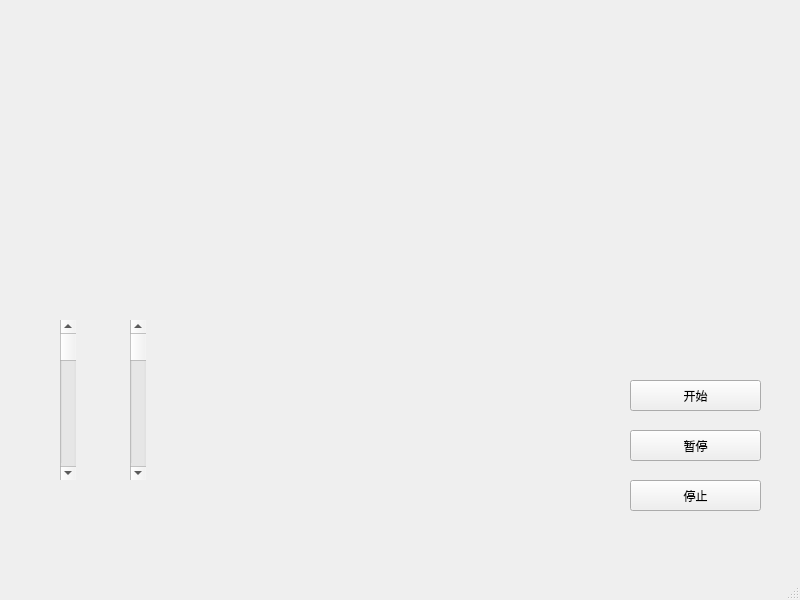
<?xml version="1.0" encoding="UTF-8"?>
<ui version="4.0">
 <class>MainWindow</class>
 <widget class="QMainWindow" name="MainWindow">
  <property name="geometry">
   <rect>
    <x>0</x>
    <y>0</y>
    <width>800</width>
    <height>600</height>
   </rect>
  </property>
  <property name="windowTitle">
   <string>MainWindow</string>
  </property>
  <widget class="QWidget" name="centralwidget">
   <widget class="QWidget" name="widget" native="true">
    <property name="geometry">
     <rect>
      <x>620</x>
      <y>370</y>
      <width>151</width>
      <height>151</height>
     </rect>
    </property>
    <widget class="QPushButton" name="pushButton_start">
     <property name="geometry">
      <rect>
       <x>10</x>
       <y>10</y>
       <width>131</width>
       <height>31</height>
      </rect>
     </property>
     <property name="text">
      <string>开始</string>
     </property>
    </widget>
    <widget class="QPushButton" name="pushButton_exit">
     <property name="geometry">
      <rect>
       <x>10</x>
       <y>110</y>
       <width>131</width>
       <height>31</height>
      </rect>
     </property>
     <property name="text">
      <string>停止</string>
     </property>
    </widget>
    <widget class="QPushButton" name="pushButton_suspend">
     <property name="geometry">
      <rect>
       <x>10</x>
       <y>60</y>
       <width>131</width>
       <height>31</height>
      </rect>
     </property>
     <property name="text">
      <string>暂停</string>
     </property>
    </widget>
   </widget>
   <widget class="QWidget" name="widget_2" native="true">
    <property name="geometry">
     <rect>
      <x>630</x>
      <y>30</y>
      <width>151</width>
      <height>121</height>
     </rect>
    </property>
   </widget>
   <widget class="QScrollBar" name="verticalScrollBar">
    <property name="geometry">
     <rect>
      <x>60</x>
      <y>320</y>
      <width>16</width>
      <height>160</height>
     </rect>
    </property>
    <property name="orientation">
     <enum>Qt::Vertical</enum>
    </property>
   </widget>
   <widget class="QScrollBar" name="verticalScrollBar_2">
    <property name="geometry">
     <rect>
      <x>130</x>
      <y>320</y>
      <width>16</width>
      <height>160</height>
     </rect>
    </property>
    <property name="orientation">
     <enum>Qt::Vertical</enum>
    </property>
   </widget>
  </widget>
  <widget class="QMenuBar" name="menubar">
   <property name="geometry">
    <rect>
     <x>0</x>
     <y>0</y>
     <width>800</width>
     <height>21</height>
    </rect>
   </property>
  </widget>
  <widget class="QStatusBar" name="statusbar"/>
 </widget>
 <resources/>
 <connections/>
</ui>
